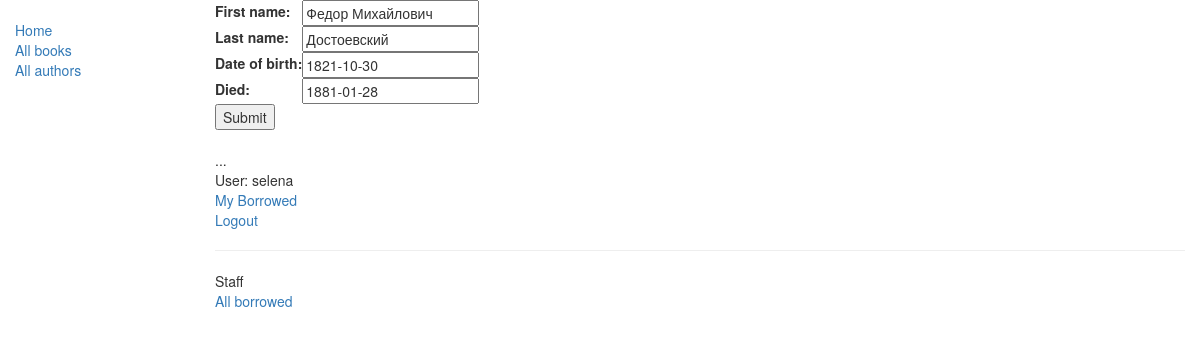
The page /catalog/author/2/update/ (signed in) on the database its author committed.
### catalog/models.py (models this page shows, shortened)
class Author(models.Model):
    first_name = models.CharField(max_length=100)
    last_name = models.CharField(max_length=100)
    date_of_birth = models.DateField(null=True, blank=True)
    date_of_death = models.DateField('died', null=True, blank=True)
    class Meta:
        ordering = ["last_name", "first_name"]

### catalog/views.py (the view)
# urls.py: url(r'^author/(?P<pk>\d+)/update/$', views.AuthorUpdate.as_view(), name='author-update'),
class AuthorUpdate(PermissionRequiredMixin, UpdateView):
    model = Author
    fields = ['first_name', 'last_name', 'date_of_birth', 'date_of_death']
    permission_required = 'catalog.can_mark_returned'

### catalog/templates/catalog/author_form.html (shortened to what this page needs)
{% extends "base_generic.html" %}
{% block content %}
<form action="" method="post">
    <table>
    {{ form.as_table }}
    </table>
    <input type="submit" value="Submit" />
</form>
{% endblock %}

### catalog/templates/base_generic.html (shortened to what this page needs)
<!DOCTYPE html>
<html lang="en">
<head>
  <link rel="stylesheet" href="https://maxcdn.bootstrapcdn.com/bootstrap/3.3.7/css/bootstrap.min.css">
  {% load static %}
  <link rel="stylesheet" href="{% static 'css/styles.css' %}">
</head>
<body>
  <div class="container-fluid">
    <div class="row">
      <div class="col-sm-2">
      {% block sidebar %}
      <ul class="sidebar-nav">
          <li><a href="{% url 'index' %}">Home</a></li>
          <li><a href="{% url 'books' %}">All books</a></li>
          <li><a href="{% url 'authors' %}">All authors</a></li>
      </ul>
     {% endblock %}
      </div>
      <div class="col-sm-10 ">
      {% block content %}{% endblock %}
          {% block pagination %}
  <ul class="sidebar-nav">
    ...
   {% if user.is_authenticated %}
     <li>User: {{ user.get_username }}</li>
     <li><a href="{% url 'my-borrowed' %}">My Borrowed</a></li>
     <li><a href="{% url 'logout'%}?next={{request.path}}">Logout</a></li>
   {% else %}
     <li><a href="{% url 'login'%}?next={{request.path}}">Login</a></li>
   {% endif %}
  </ul>
  {% if user.is_staff %}
   <hr />
   <ul class="sidebar-nav">
   <li>Staff</li>
   {% if perms.catalog.can_mark_returned %}
   <li><a href="{% url 'all-borrowed' %}">All borrowed</a></li>
   {% endif %}
   </ul>
    {% endif %}
{% endblock %}
      </div>
    </div>
  </div>
</body>
</html>

### catalog/static/css/styles.css (style rules this page uses)
.sidebar-nav { margin-top: 20px; padding: 0; list-style: none; }

### rows shown on the page
Author: first_name "Федор Михайлович", last_name "Достоевский", date_of_birth "1821-10-30", date_of_death "1881-01-28"

### other values the page prints
{{ user.get_username }} "selena"
